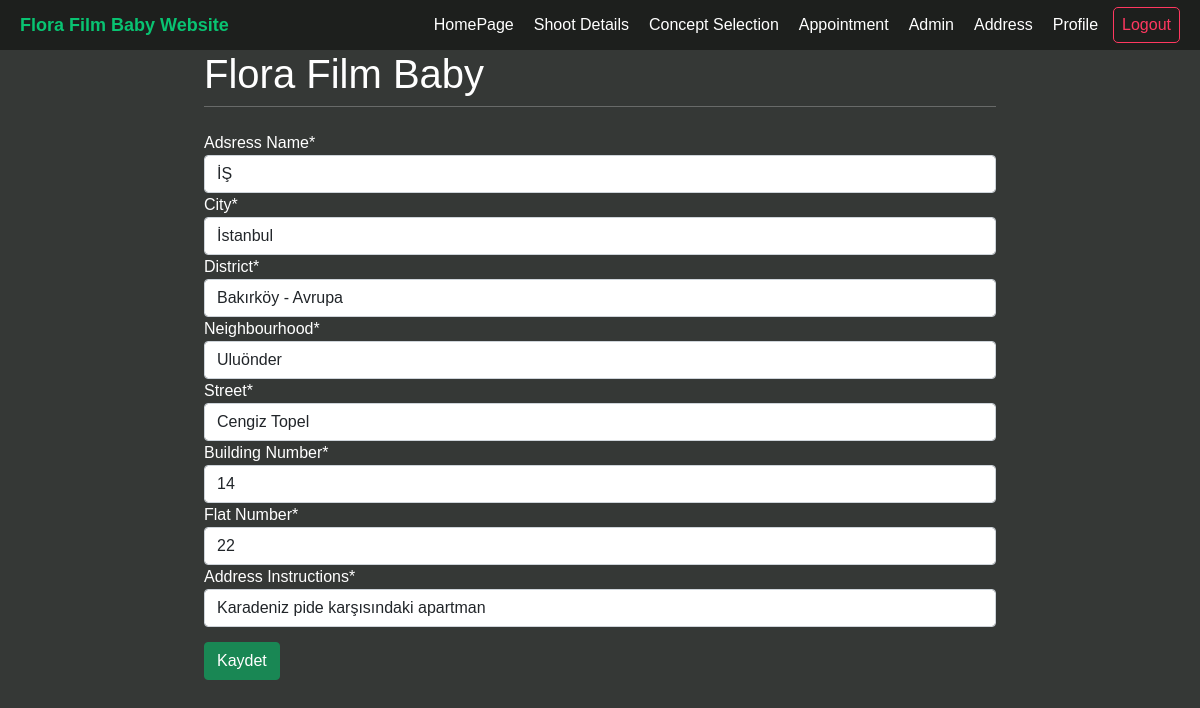
The app's page /profileaddress/ (signed in) with its own data.
### user/models.py (models this page shows, shortened)
class Address(models.Model):
    user = models.ForeignKey(User, on_delete=models.CASCADE)
    name = models.CharField(max_length=100)
    city = models.CharField(max_length=100)
    district = models.ForeignKey(District, on_delete=models.CASCADE)
    neighbourhood = models.CharField(max_length=100)
    street_name = models.CharField(max_length=100)
    building_num = models.CharField(max_length=10)
    flat_num = models.CharField(max_length=10)
    address_instructions = models.CharField(max_length=300)

class District(models.Model):
    name = models.CharField(max_length=40)
    continent = models.CharField(max_length=15)
    def __str__(self):
        return (self.name +" - "+self.continent)

### user/views.py (the view, shortened to what this page needs)
# urls.py: path("profileaddress/", views.profileaddress, name="profileaddress"),
@login_required
def profileaddress(request):
    current_user = request.user
    form = PartialProfileForm()
    item = Address.objects.filter(user=current_user)
    if item.exists():
        form = PartialProfileForm(instance = item[0])
    return render(request, 'user/profileaddress.html', {'form':form})

### user/forms.py
class PartialProfileForm(forms.ModelForm):
    class Meta:
        model = Address
        fields = ["name","city","district","neighbourhood","street_name","building_num","flat_num","address_instructions"]
        labels = {
            'name': _('Adsress Name'),
            'city': _('City'),
            'district': _('District'),
            'neighbourhood': _('Neighbourhood'),
            'street_name': _('Street'),
            'building_num': _('Building Number'),
            'flat_num': _('Flat Number'),
            'address_instructions': _('Address Instructions'),
        }

### user/templates/user/profileaddress.html (shortened to what this page needs)
{% extends 'homepage/base.html' %}
{% load crispy_forms_tags %}
{%block content%}
<form method="post" class="form-group">
    {{form|crispy}}
    <button type="submit" class="btn btn-success">Kaydet</button>
</form>
{%endblock%}

### statics/css/calendar.css (style rules this page uses)
* { padding: 0; margin: 0; box-sizing: border-box; }
html { overflow-x: hidden; }
body { background-color: #353836; color: white; font-family: "Poppins", sans-serif; max-width: 100vw; overflow-x: hidden; position: relative; }
.btn-success { margin-top: 15px; }

### records on screen
Address: name "İŞ", city "İstanbul", district "Bakırköy - Avrupa", neighbourhood "Uluönder", street_name "Cengiz Topel", building_num "14", flat_num "22", address_instructions "Karadeniz pide karşısındaki apartman"
